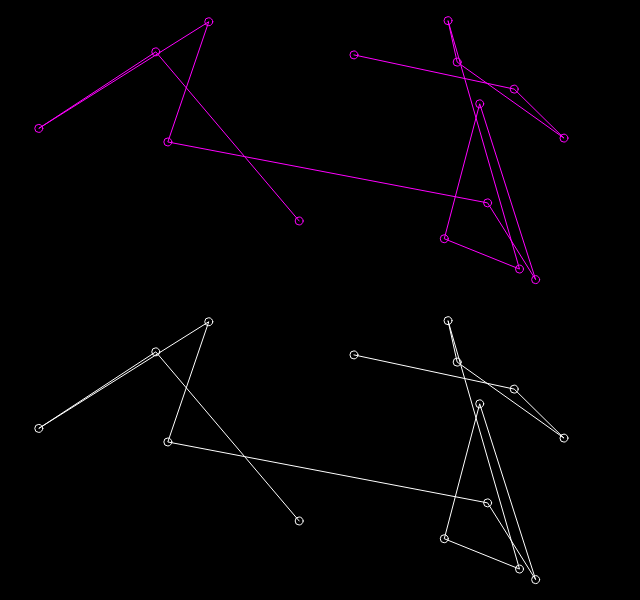
Frame 1 (no input)
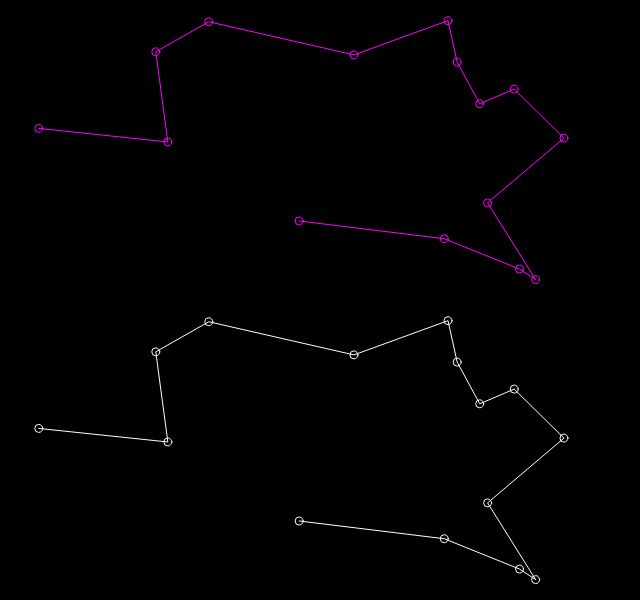
Frame 60 (no input)
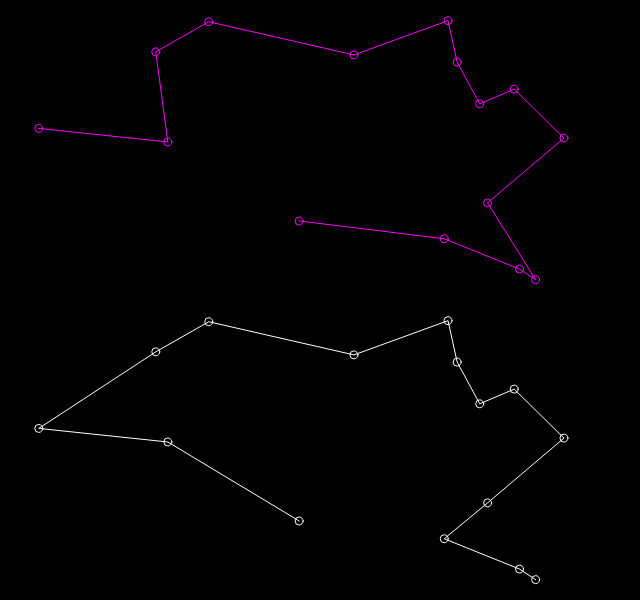
Frame 120 (the mouse pressed at the canvas centre since frame 60)

The p5.js sketch that drew these frames (run headless with seeded random() and noise() and a simulated clock; from frame 60 on, the mouse is pressed at the canvas centre):

// p5.js sketch
// ── sketch.js
const cities = [];
const totalCities = 15;

const popSize = 500;
const fitness = [];

let population = [];
let recordDistance = Infinity;
let bestEver;
let currentBest;


function setup() {
  createCanvas(640, 600);
  const order = [];
  for (let i = 0; i < totalCities; i++) {
    const v = createVector(random(width), random(height / 2));
    cities[i] = v;
    order[i] = i;
  }

  for (let i = 0; i < popSize; i++) {
    population[i] = shuffle(order);
  }
}

function draw() {
  background(0);

  calculateFitness();
  normalizeFitness();
  nextGeneration();

  stroke(255,0,255);
  strokeWeight(1);
  noFill();
  beginShape();
  for (let i = 0; i < bestEver.length; i++) {
    const n = bestEver[i];
    vertex(cities[n].x, cities[n].y);
    ellipse(cities[n].x, cities[n].y, 8, 8);
  }
  endShape();

  translate(0, height / 2);
  stroke(255);
  strokeWeight(1);
  noFill();
  beginShape();
  for (let i = 0; i < currentBest.length; i++) {
    const n = currentBest[i];
    vertex(cities[n].x, cities[n].y);
    ellipse(cities[n].x, cities[n].y, 8, 8);
  }
  endShape();

}

function swap(a, i, j) {
  const temp = a[i];
  a[i] = a[j];
  a[j] = temp;
}


function calcDistance(points, order) {
  let sum = 0;
  for (let i = 0; i < order.length - 1; i++) {
    const cityAIndex = order[i];
    const cityA = points[cityAIndex];
    const cityBIndex = order[i + 1];
    const cityB = points[cityBIndex];
    const d = dist(cityA.x, cityA.y, cityB.x, cityB.y);
    sum += d;
  }
  return sum;
}

function calculateFitness() {
  let currentRecord = Infinity;
  for (let i = 0; i < population.length; i++) {
    const d = calcDistance(cities, population[i]);
    if (d < recordDistance) {
      recordDistance = d;
      bestEver = population[i];
    }
    if (d < currentRecord) {
      currentRecord = d;
      currentBest = population[i];
    }

    fitness[i] = 1 / (pow(d, 8) + 1);
  }
}

function normalizeFitness() {
  let sum = 0;
  for (let i = 0; i < fitness.length; i++) {
    sum += fitness[i];
  }
  for (let i = 0; i < fitness.length; i++) {
    fitness[i] = fitness[i] / sum;
  }
}

function nextGeneration() {
  const newPopulation = [];
  for (var i = 0; i < population.length; i++) {
    const orderA = pickOne(population, fitness);
    const orderB = pickOne(population, fitness);
    const order = crossOver(orderA, orderB);
    mutate(order, 0.01);
    newPopulation[i] = order;
  }
  population = newPopulation;

}

function pickOne(list, prob) {
  let index = 0;
  let r = random(1);

  while (r > 0) {
    r = r - prob[index];
    index++;
  }
  index--;
  return list[index].slice();
}

function crossOver(orderA, orderB) {
  const start = floor(random(orderA.length));
  const end = floor(random(start + 1, orderA.length));
  const neworder = orderA.slice(start, end);

  for (let i = 0; i < orderB.length; i++) {
    const city = orderB[i];
    if (!neworder.includes(city)) {
      neworder.push(city);
    }
  }
  return neworder;
}


function mutate(order, mutationRate) {
  for (let i = 0; i < totalCities; i++) {
    if (random(1) < mutationRate) {
      const indexA = floor(random(order.length));
      const indexB = (indexA + 1) % totalCities;
      swap(order, indexA, indexB);
    }
  }
}
